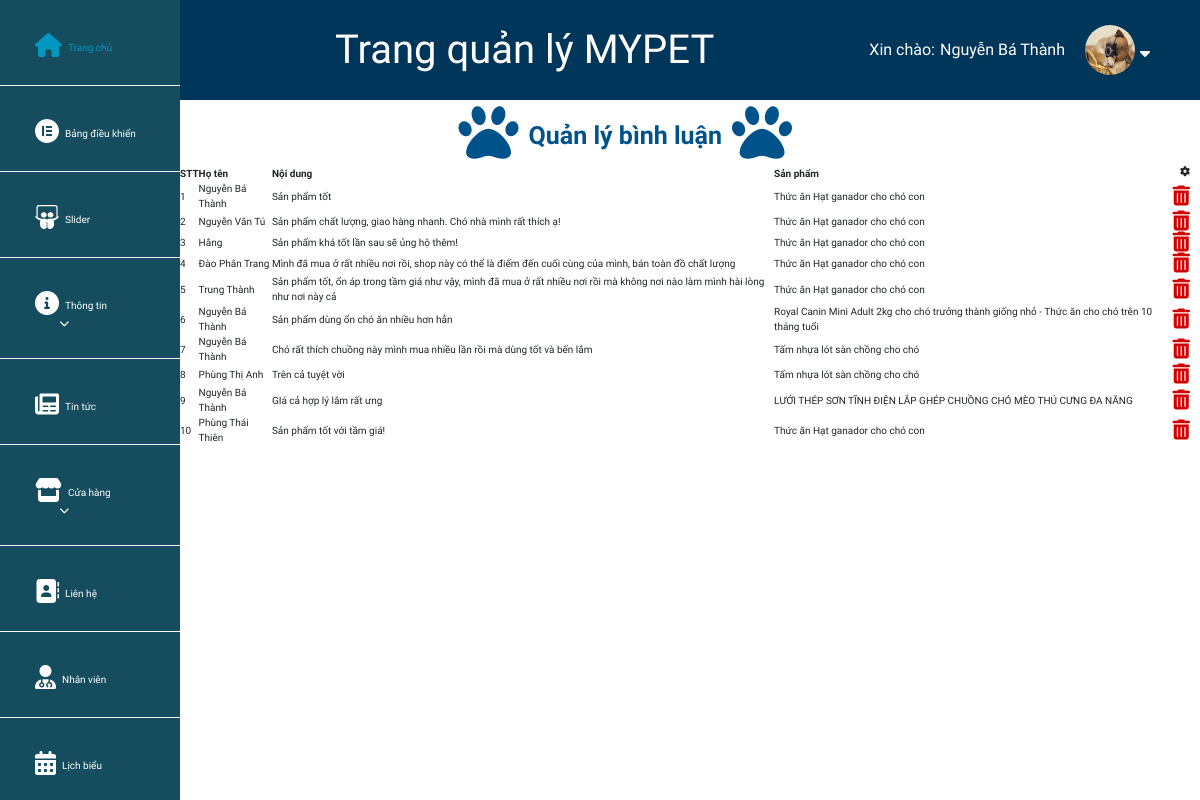
Before: /admin/comment.php with the older database file.
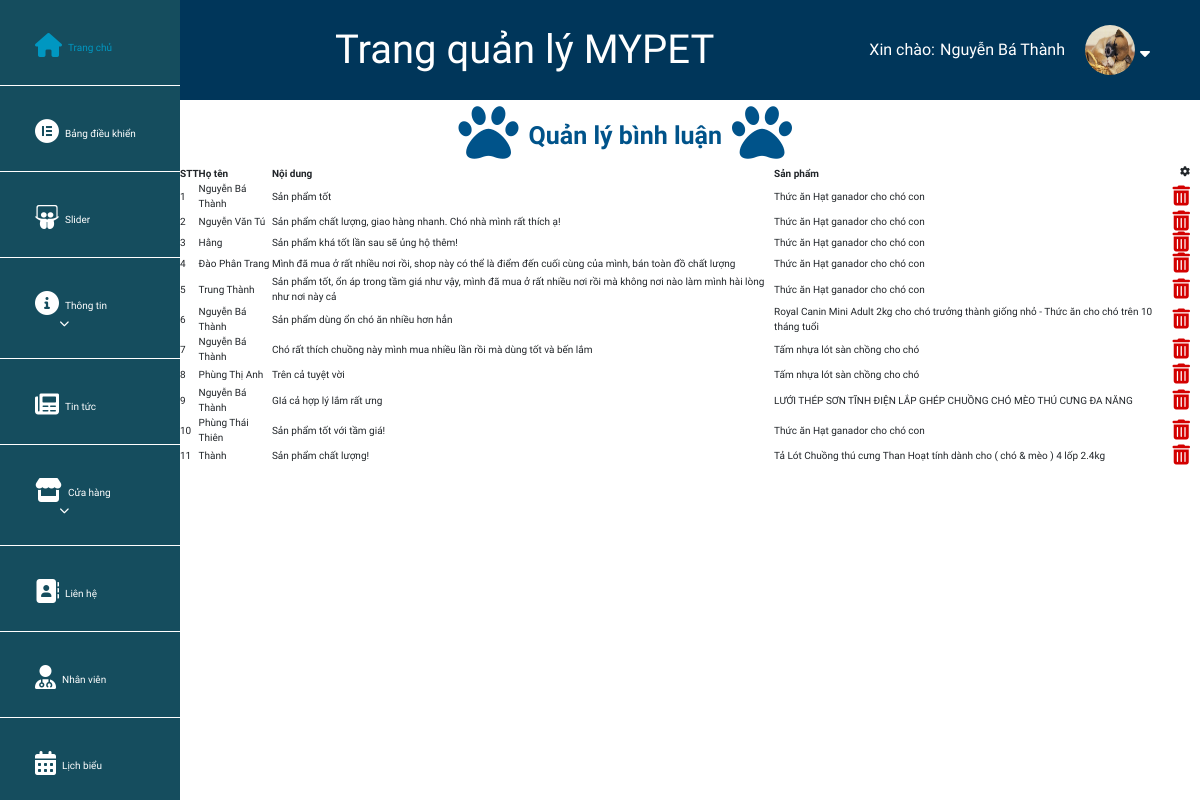
After: the same page with the newer database file.
### tables this page shows
CREATE TABLE `comment` (
  `id_comment` int(11) NOT NULL,
  `name` varchar(255) NOT NULL,
  `content_comment` longtext NOT NULL,
  `id_shop_fk` int(11) NOT NULL
);

CREATE TABLE `shop` (
  `id_shop` int(11) NOT NULL,
  `title` varchar(255) NOT NULL,
  `content` longtext NOT NULL,
  `price` decimal(6,3) NOT NULL,
  `promotion` decimal(6,3) NOT NULL,
  `image` varchar(255) NOT NULL,
  `id_category` int(11) NOT NULL,
  `status_shop` int(11) NOT NULL,
  `slug` varchar(255) NOT NULL
);

### admin/comment.php (the view, shortened to what this page needs)
<?php
include '../include/config.php';
$sqlSl_sv = "SELECT * FROM comment a join shop b on a.id_shop_fk = b.id_shop";
$query_sv = $conn->prepare($sqlSl_sv);
$query_sv->execute();
$result_sv = $query_sv->fetchAll(PDO::FETCH_OBJ);
?>
<!DOCTYPE html>
<html lang="en">
<head>
    <link rel="stylesheet" href="../lib/fontawesome/css/all.min.css">
    <?php
    include "../include/link-css.php";
    ?>
    <link rel="stylesheet" href="./css-admin/jquery.dataTables.min.css">
    <link rel="stylesheet" href="./css-admin/style.css">
</head>
<body>
    <?php
    include("menu.php");
    ?>
    <div class="main-infor">
        <div class="main-infor-in">
            <div class="main-infor-chil">
                <div class="container-sevice main-infor-chil-in">
                    <div class="title-show-top-1">
                        <div class="title-show-top title-show-top2"><i class="fas fa-paw"></i>
                            <h1>Quản lý bình luận</h1><i class="fas fa-paw"></i>
                        </div>
                    </div>
                    <div class="form-infor">
                        <form action="" method="POST">
                            <table id="my-table" cellpadding="2" cellspacing="2">
                                <thead>
                                    <tr>
                                        <th>
                                            STT
                                        </th>
                                        <th>
                                            Họ tên
                                        </th>
                                        <th>
                                            Nội dung
                                        </th>
                                        <th>
                                            Sản phẩm
                                        </th>
                                        <th class="button-edit-delete">
                                            <i class="fas fa-cog"></i>
                                        </th>
                                    </tr>
                                </thead>
                                <tbody>
                                    <?php foreach ($result_sv as $key => $value) { ?>
                                        <tr>
                                            <td>
                                                <?php echo $key + 1 ?>
                                            </td>
                                            <td>
                                            <?php echo $value->name ?>
                                            </td>
                                            <td>
                                            <?php echo $value->content_comment ?>
                                            </td>
                                            <td>
                                            <?php echo $value->title ?>
                                            </td>
                                            <td>
                                                <div class="button-edit-delete">
                                                    <div class="btn-delete-pre">
                                                        <a class="btn-delete" href="./comment.php?delete_sv=<?php echo $value->id_comment ?>" onclick="return confirm('Bạn chắc chắn muốn xóa?');"><i class="fas fa-trash-alt"></i></a>
                                                    </div>
                                                </div>
                                            </td>
                                        </tr>
                                    <?php } ?>
                                </tbody>
                            </table>
                        </form>
                    </div>
                </div>
            </div>
        </div>
    </div>
</body>
</html>

Changed rows visible on the page:
added comment: name "Thành", content_comment "Sản phẩm chất lượng!", id_shop_fk.title "Tả Lót Chuồng thú cưng Than Hoạt tính dành cho ( chó & mèo ) 4 lốp 2.4kg"
